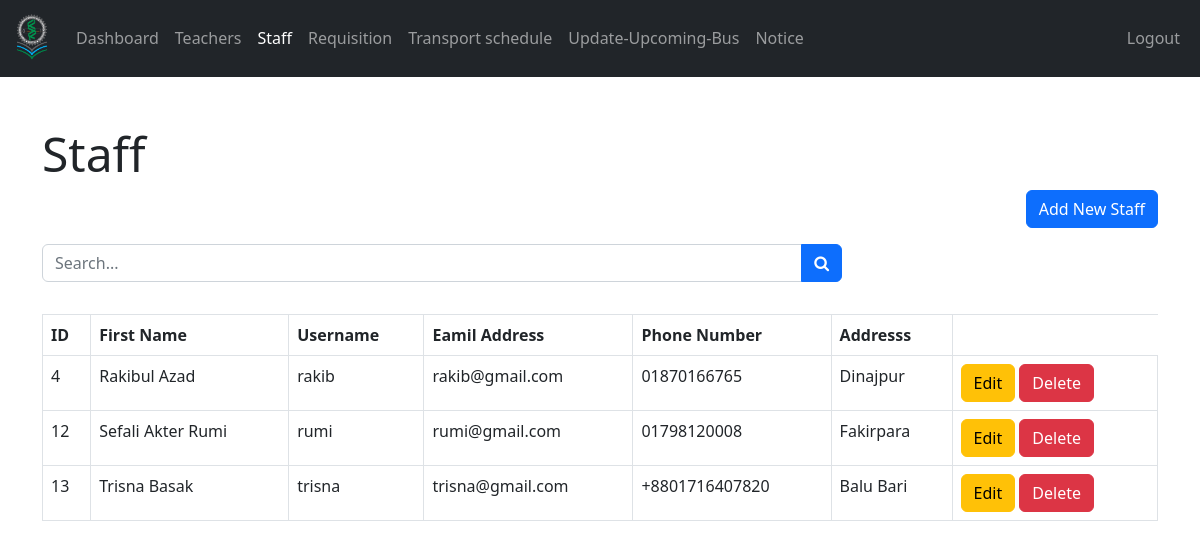
The app's page /admin/registrar-office.php (signed in) with its own data.
### tables this page shows
CREATE TABLE `registrar_office` (
  `r_user_id` int(11) NOT NULL,
  `title_name` varchar(200) NOT NULL,
  `section` varchar(200) NOT NULL,
  `username` varchar(127) NOT NULL,
  `password` varchar(255) NOT NULL,
  `fname` varchar(31) NOT NULL,
  `email_address` varchar(255) DEFAULT NULL,
  `phone_number` varchar(255) DEFAULT NULL,
  `address` varchar(255) DEFAULT NULL
);

### admin/data/registrar_office.php (called while the page is built, shortened)
<?php
function getAllR_users($conn){
   $sql = "SELECT * FROM registrar_office";
   $stmt = $conn->prepare($sql);
   $stmt->execute();
   if ($stmt->rowCount() >= 1) {
     $teachers = $stmt->fetchAll();
     return $teachers;
   }else {
   	return 0;
   }
}

### admin/registrar-office.php (the view, shortened to what this page needs)
<?php
if (isset($_SESSION['admin_id']) &&
    isset($_SESSION['role'])) {
    if ($_SESSION['role'] == 'Admin') {
       include "../DB_connection.php";
       include "data/registrar_office.php";
       $r_users = getAllR_users($conn);
 ?>
<!DOCTYPE html>
<html lang="en">
<head>
	<link rel="stylesheet" href="https://cdn.jsdelivr.net/npm/bootstrap@5.2.0/dist/css/bootstrap.min.css">
	<link rel="stylesheet" href="../css/style.css">
  <link rel="stylesheet" href="https://cdnjs.cloudflare.com/ajax/libs/font-awesome/4.7.0/css/font-awesome.min.css">
</head>
<body>
    <?php
        include "inc/navbar.php";
        if ($r_users != 0) {
     ?>
     <div class="container mt-5">
     <h2 class="display-5 "><b>Staff</b> </h2>
     <div class=" text-end"><a href="./registrar-office-add.php" class="btn btn-primary">Add New Staff</a></div>
     <form action="employee-search.php"
                 class="mt-3 n-table"
                 method="get">
             <div class="input-group mb-3">
                <input type="text"
                       class="form-control"
                       name="searchKey"
                       placeholder="Search...">
                <button class="btn btn-primary">
                        <i class="fa fa-search"
                           aria-hidden="true"></i>
                      </button>
             </div>
           </form>
           <div class="table-responsive">
              <table class="table table-bordered mt-3 ">
                <thead>
                  <tr>
                    <th scope="col">ID</th>
                    <th scope="col">First Name</th>
                    <th scope="col">Username</th>
                    <th scope="col">Eamil Address</th>
                    <th scope="col">Phone Number</th>
                    <th scope="col">Addresss</th>
                  </tr>
                </thead>
                <tbody>
                  <?php $i = 0; foreach ($r_users as $r_user ) {
                    $i++;  ?>
                  <tr>
                    <td><?=$r_user['r_user_id']?></td>
                    <td><?=$r_user['fname']?></td>
                    <td><?=$r_user['username']?></td>
                    <td><?=$r_user['email_address']?></td>
                    <td><?=$r_user['phone_number']?></td>
                    <td><?=$r_user['address']?></td>
                    <td>
                        <a href="registrar-office-edit.php?r_user_id=<?=$r_user['r_user_id']?>"
                           class="btn btn-warning">Edit</a>
                        <a href="registrar-office-delete.php?r_user_id=<?=$r_user['r_user_id']?>"
                           class="btn btn-danger">Delete</a>
                    </td>
                  </tr>
                <?php } ?>
                </tbody>
              </table>
           </div>
         <?php } ?>
     </div>
</body>
</html>
<?php
  }else {
    header("Location: ../login.php");
    exit;
  }
}else {
	header("Location: ../login.php");
	exit;
}
?>

### css/style.css (style rules this page uses)
.n-table { max-width: 800px; }

### records on screen
registrar_office: r_user_id "4", fname "Rakibul Azad", username "rakib", email_address "rakib@gmail.com", phone_number "01870166765", address "Dinajpur"
registrar_office: r_user_id "12", fname "Sefali Akter Rumi", username "rumi", email_address "rumi@gmail.com", phone_number "01798120008", address "Fakirpara"
registrar_office: r_user_id "13", fname "Trisna Basak", username "trisna", email_address "trisna@gmail.com", phone_number "+8801716407820", address "Balu Bari"
